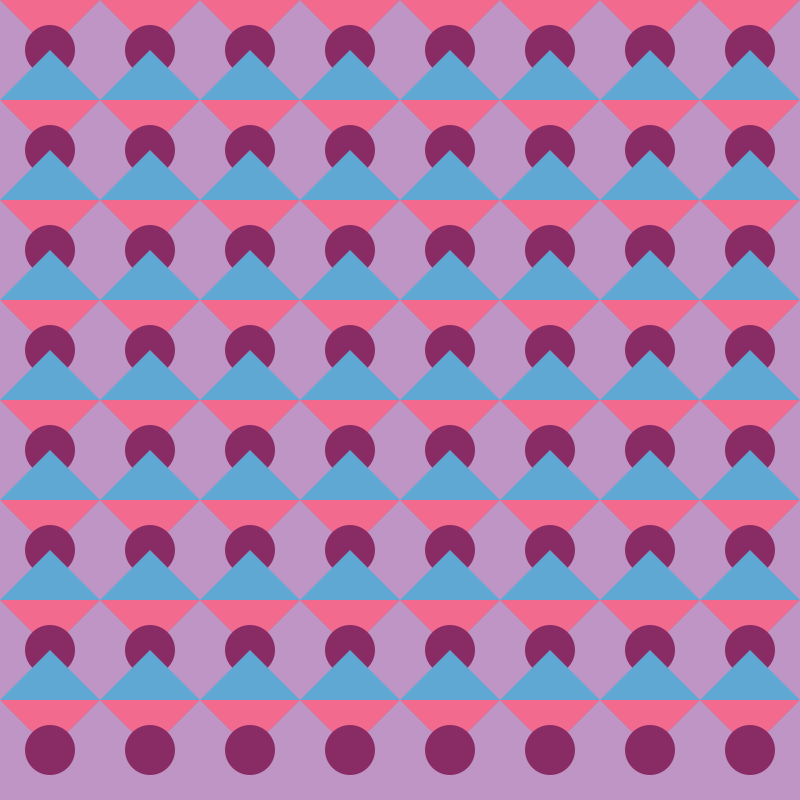
Frame 1 (no input)
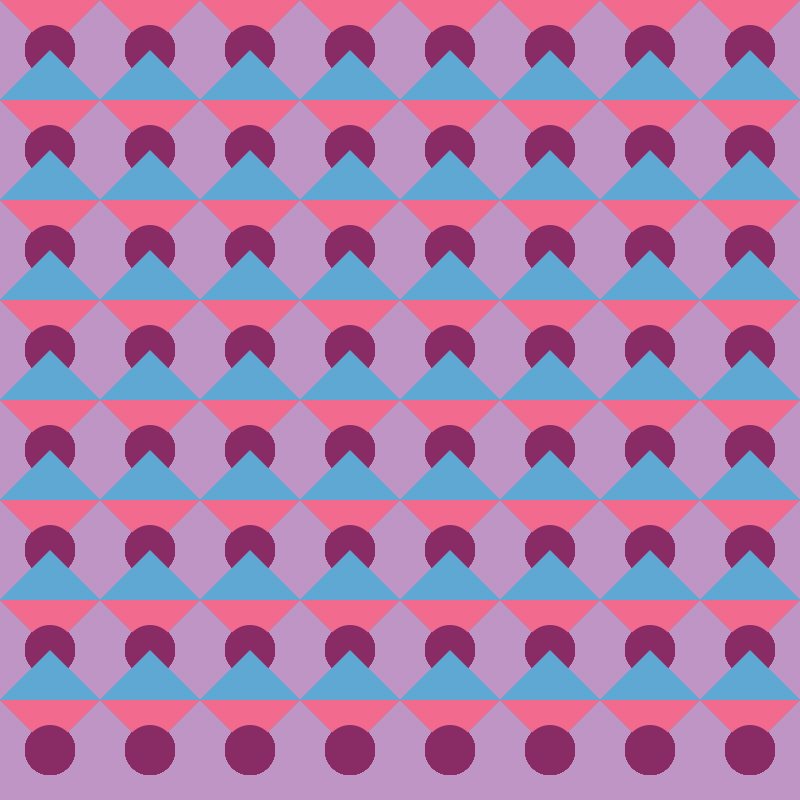
Frame 60 (the mouse pressed at the canvas centre just before this capture)
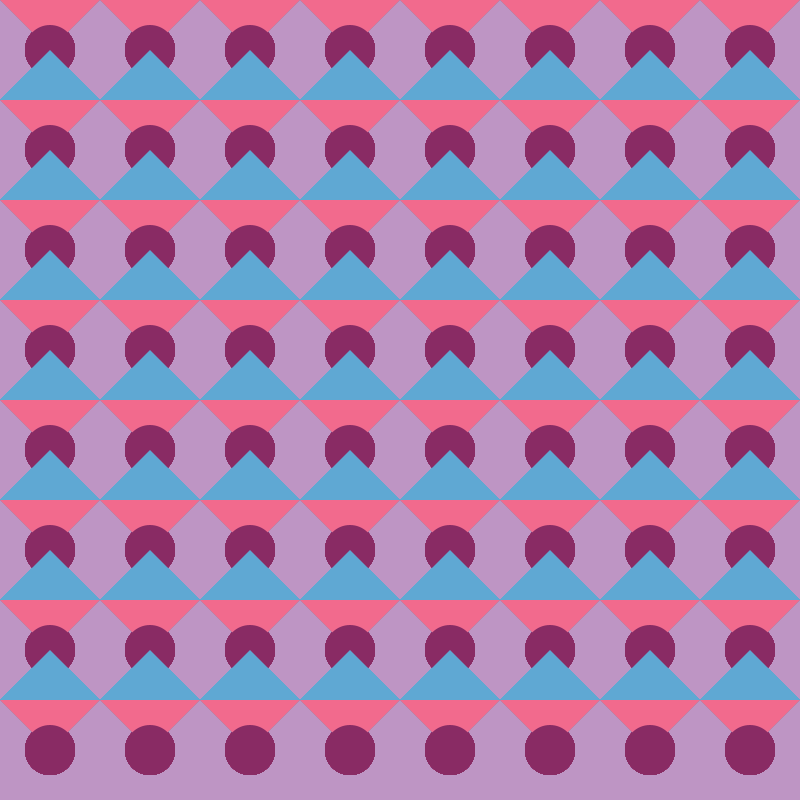
Frame 120 (the mouse held since frame 60 and released just before this capture)

The Processing sketch that drew these frames (run headless with seeded random() and noise(); from frame 60 on, the mouse is pressed at the canvas centre):

// Processing sketch: tarea_teselado
// ── tarea_teselado.pde
void setup() {
  size(800, 800);
  background(#be95c4);
}

void draw() {
  for (int i = 0; i < width; i += 100) { // eje x
    for (int j = 0; j < height; j += 100) { // eje y

      fill(#5fa8d3);
      noStroke();
      quad(
        i, j, // x1,y1
        i + 50, j + 50, // x2,y2
        i + 100, j, // x3,y3
        i + 50, j - 50  // x4,y4
        );


      fill(#f26a8d);
      noStroke();
      triangle(
        i, j, // x1,y1
        i + 50, j + 50, // x2,y2
        i + 100, j      // x3,y3
        );


      fill(#892b64);
      noStroke();
      ellipse(i + 50, j + 50, 50, 50); // centro del circle
    }
  }
}
